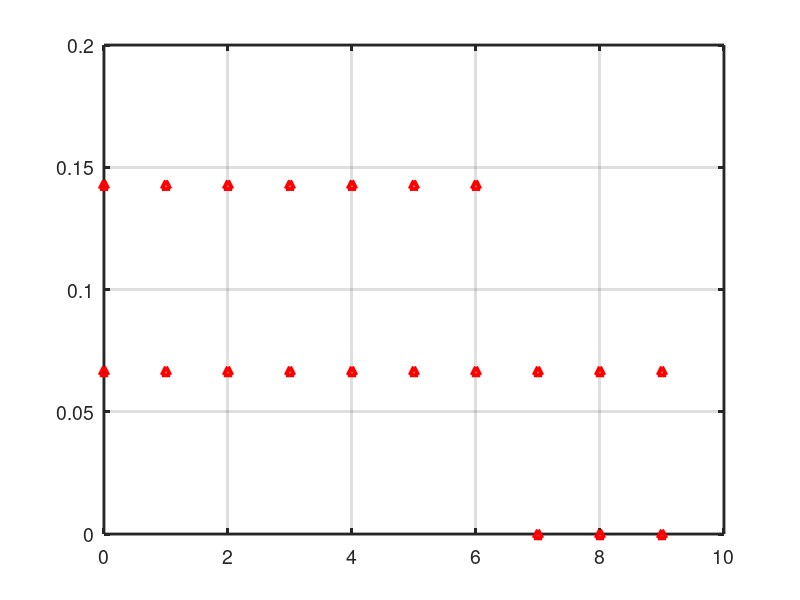
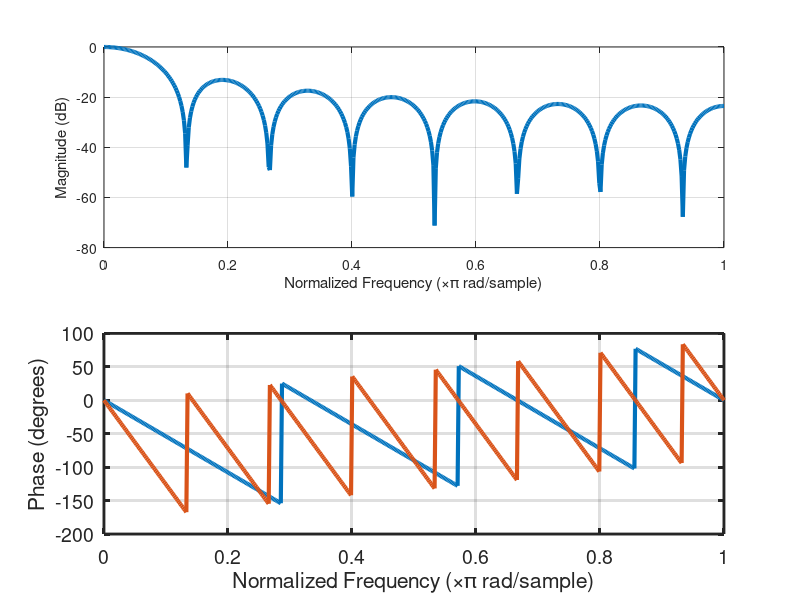
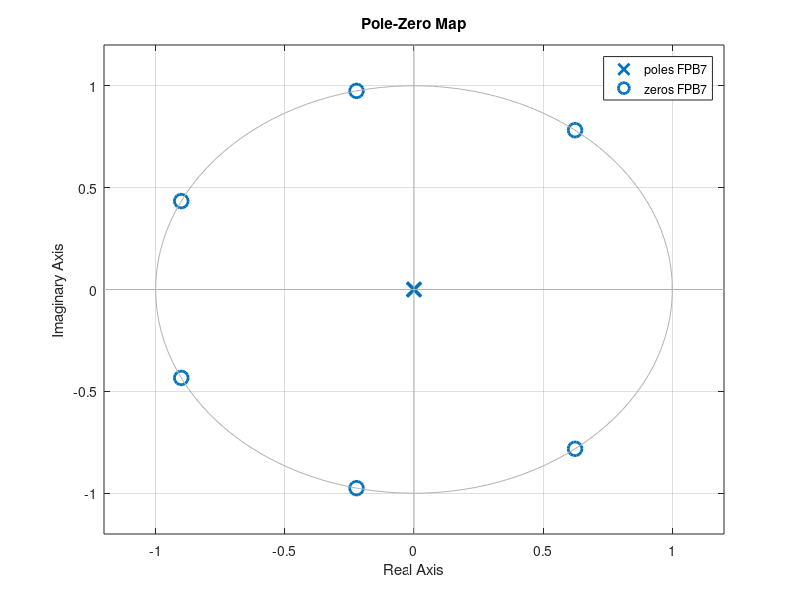
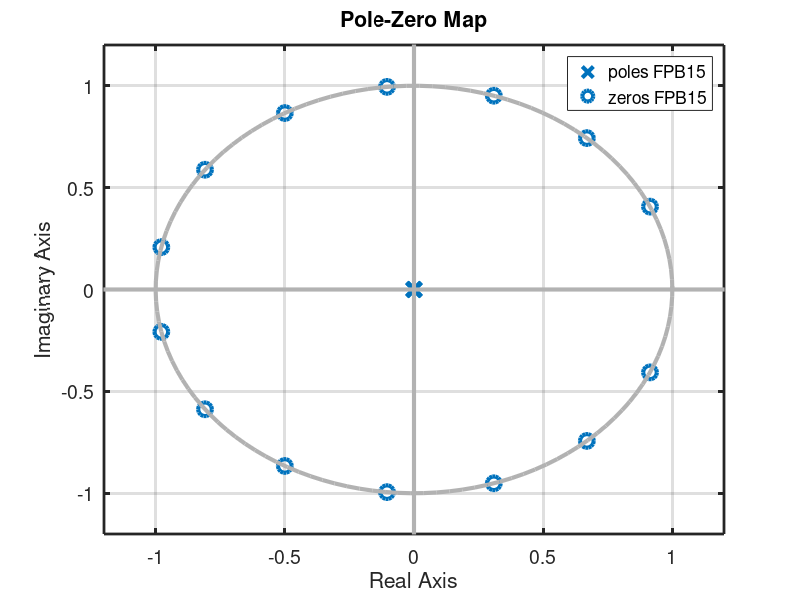

Write MATLAB code to recreate these figures, in order. (Note: this script raises an error after producing the figures.)
%%%%%%%%%%%%%%%%%%%%%%%%%%%%%%%%%%%%%%%%%%%%%%%%%%%%%%%%%%%%%%%%%%%%
%% 0 - Projeto de filtro média móvel
%% 
%%  
%%
%%%%%%%%%%%%%%%%%%%%%%%%%%%%%%%%%%%%%%%%%%%%%%%%%%%%%%%%%%%%%%%%%%%%
%% 1 - Preparação do código 
%% 
%% Boas práticas: limpeza de variáveis; variáveis globais
%% Constantes; carregar bibliotecas;...
%%
%%% Limpeza

clc;          % limpa visual da tela de comandos
close all;    % limpa as figuras
clear all;    % limpa as variáveis

%%% Pacote de controle

pkg load control         %%% Polos e zeros 
pkg load signal          %%% --> Bilinear

%%% Constantes

N   = 10;

%%% Equação temporal da média móvel

Hk = @(xk,xka,xk2a) (xk+xka+xk2a)/3;

%%% Equação em frequência da média móvel --> Z
%%%%%%%%%%%%%%%%%%%%%%%%%%%%%%%%%% Para 7 dias
Nz7 = [1 1 1 1 1 1 1]*(1/7);
Dz7 = [1 0 0 0 0 0 0];

%%%%%%%%%%%%%%%%%%%%%%%%%%%%%%%%%% Para 15 dias

Nz15 = [1 1 1 1 1 1 1 1 1 1 1 1 1 1 1]*(1/15);
Dz15 = [1 0 0 0 0 0 0 0 0 0 0 0 0 0 0];

% plotando juntos
% Polos e zeros
% Para 7 dias
zz7 = roots(Nz7);       % zeros
pz7 = roots(Dz7);       % pólos

disp ("PARA 7 DIAS")
disp ("Valor dos zeros: "), disp (zz7)
disp ("Valor dos pólos: "), disp (pz7)

% Para 15 dias
zz15 = roots(Nz15);       % zeros
pz15 = roots(Dz15);       % pólos

disp ("PARA 15 DIAS")
disp ("Valor dos zeros: "), disp (zz15)
disp ("Valor dos pólos: "), disp (pz15)



%%% Resposta impulsiva do filtro

figure(1)
% plotando juntos
impz(Nz7,Dz7,N); 
hold on
impz(Nz15,Dz15,N);

grid

%%% Aprimora a aparência do gráfico

set(findall(gcf,'Type','line'),'LineWidth',3);
set(gca,'FontSize',14,'LineWidth',2);

%%% Conclusão: o filtro tem resposta impulsiva finita ! FIR

%%% Resposta em frequência do filtro

figure(2)

% plotando juntos
freqz(Nz7,Dz7);
hold on
freqz(Nz15,Dz15);

%%% Aprimora a aparência do gráfico

set(findall(gcf,'Type','line'),'LineWidth',3);
set(gca,'FontSize',14,'LineWidth',2);

%%% Resposta em polos e zeros

%% Resposta para o valor de 7 dias
FPB7 = tf(Nz7,Dz7,1);

figure(3)

pzmap(FPB7); 

%% Resposta para o valor de 15 dias
FPB15 = tf(Nz15,Dz15,1);

figure(4)

pzmap(FPB15); 

%%% Aprimora a aparência do gráfico

set(findall(gcf,'Type','line'),'LineWidth',3);
set(gca,'FontSize',14,'LineWidth',2);

%%% Está correto !!!

%%% Determinação do ganho em função da frequência

Hw = @(w,T) (1/3).*exp(-j*w*T).*(1+2*cos(w*T));

%%% Supondo uma taxa de amostragemd e 1Hz => T = 1s

T    = 1;               % taxa de amostragem
fs   = 1/T;             % frequência de amostragem
fmax = fs/2;            % frequência máxima
f    = [0:0.01:fmax];   % faixa de frequência de análise
w    = 2*pi*f;          % frequência angular

Ganho_FPB = Hw(w,T);  % ganho do filtro na faixa de investigação

%%% Visualizar o gráfico

figure(5)

subplot(2,1,1)
plot(w,20*log10(abs(Ganho_FPB)));
xlabel('Frequencia');
ylabel('Magnitude');
title('Modulo do ganho do filtro');
grid;

%%% Aprimora a aparência do gráfico

set(findall(gcf,'Type','line'),'LineWidth',3);
set(gca,'FontSize',14,'LineWidth',2);


subplot(2,1,2)
plot(w,angle(Ganho_FPB)*180/pi);
xlabel('Frequencia');
ylabel('Magnitude');
title('Fase do ganho do filtro');
grid;

%%% Aprimora a aparência do gráfico

set(findall(gcf,'Type','line'),'LineWidth',3);
set(gca,'FontSize',14,'LineWidth',2);

%%%%%%%%%%%%%%%%%%%%%%%%%%%%%%%%%%%%%%%%%%%%%%%%%%%%%%%%%
%%% ENTRADA SENDO A GAITA_BLUES
[gk, fs] = audioread ('Gaita_Blues.wav');

T = 1/fs;

% Filtrando com o FPB de 7 dias
yk7 = filter(Nz7,Dz7,gk) 
% Filtrando com o FPB de 15 dias
yk15 = filter(Nz15,Dz15,gk) 


%%%%%%%%%%%%%%%%%%%%%%%%%%%%%%%%%%%%%%%%%%%%%%%%%%%%
%%% Visualizar o gráfico no domínio do tempo
%% Plotando a figura da gaita e esse valor dela com os filtros

figure(5)

subplot(3,1,1)
plot(gk);
xlabel('Frequencia');
ylabel('Magnitude');
title('Modulo do ganho do filtro');
grid;

%%% Aprimora a aparência do gráfico

set(findall(gcf,'Type','line'),'LineWidth',3);
set(gca,'FontSize',14,'LineWidth',2);


subplot(3,1,2)
plot(yk7);
xlabel('Frequencia');
ylabel('Magnitude');
title('Fase do ganho do filtro');
grid;

%%% Aprimora a aparência do gráfico

set(findall(gcf,'Type','line'),'LineWidth',3);
set(gca,'FontSize',14,'LineWidth',2);

subplot(3,1,3)
plot(yk15);
xlabel('Frequencia');
ylabel('Magnitude');
title('Fase do ganho do filtro');
grid;

%%% Aprimora a aparência do gráfico

set(findall(gcf,'Type','line'),'LineWidth',3);
set(gca,'FontSize',14,'LineWidth',2);

%%%%%%%%%%%%%%%%%%%%%%%%%%%%%%%%%%%%%%%%%%%%%%%%%%%%
%%% Visualizar o gráfico no domínio da frequencia
%% Plotando a figura da gaita e esse valor dela com os filtros

Gw      = fftshift(abs(fft(gk)));
Yw7     = fftshift(abs(fft(yk7)));
Yw15    = fftshift(abs(fft(yk15)));

figure(6)

subplot(3,1,1)
plot(Gw);
xlabel('Frequencia');
ylabel('Magnitude');
title('Modulo do ganho do filtro');
grid;

%%% Aprimora a aparência do gráfico

set(findall(gcf,'Type','line'),'LineWidth',3);
set(gca,'FontSize',14,'LineWidth',2);


subplot(3,1,2)
plot(Yw7);
xlabel('Frequencia');
ylabel('Magnitude');
title('Fase do ganho do filtro');
grid;

%%% Aprimora a aparência do gráfico

set(findall(gcf,'Type','line'),'LineWidth',3);
set(gca,'FontSize',14,'LineWidth',2);

subplot(3,1,3)
plot(Yw15);
xlabel('Frequencia');
ylabel('Magnitude');
title('Fase do ganho do filtro');
grid;

%%% Aprimora a aparência do gráfico

set(findall(gcf,'Type','line'),'LineWidth',3);
set(gca,'FontSize',14,'LineWidth',2);



